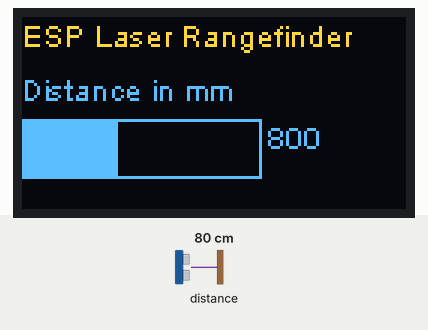
Simulated run of this sketch. Board: ESP8266 (NodeMCU). Parts: 128×64 one-colour display. Inputs (shaded band) come from the test bench; at power-on: distance to the obstacle 80 cm. The OLED is the two-colour kind (top 16 rows yellow); what the sketch prints to the serial monitor is not drawn.

Above: at 1.7 s.
1.8 s: distance to the obstacle set to 2 cm
At 2.8 s:
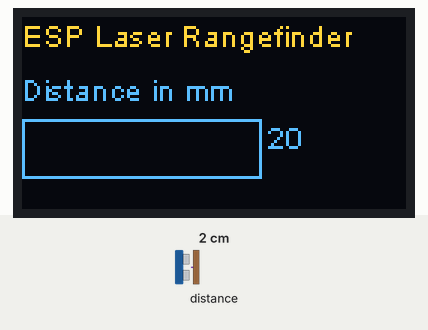
3.7 s: distance to the obstacle set to 4 cm
At 4.4 s:
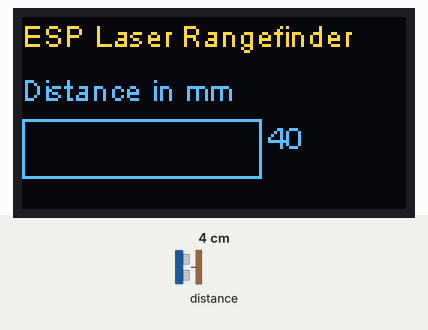
5.3 s: distance to the obstacle set to 9 cm
At 5.9 s:
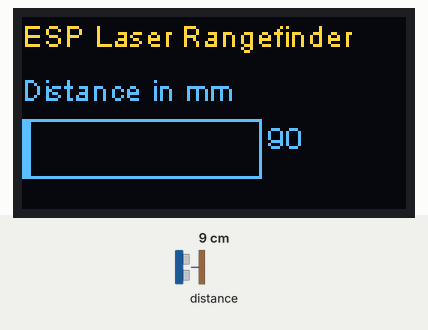
Timing chart, 0 to 8.3 s (numbered marks = the images above; inputs shaded):
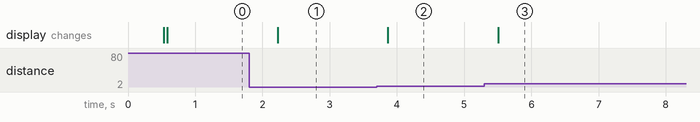

Measured:
- after the input at 1.8 s, the display: changes after 0.42 s (image 1)
- after the input at 3.7 s, the display: changes after 0.17 s (image 2)
- after the input at 5.3 s, the display: changes after 0.21 s (image 3)

The sketch:

IOT-lRdistance.ino
```cpp
/* This demonstrates the IR distance sensor the , mounted on module.
 * Laser rangefinder library from https://github.com/pololu/vl53l0x-arduino
 * The library for the oled display is available at https://github.com/squix78/esp8266-oled-ssd1306
 * Both the sensor module and the display are connected to the NodeMCU via the I2C bus
 * To be able to shutdown the laser module,GPIO14/D5 is connected to the XSHUT connection on the module
 * 13/12/17
 */

#include "SSD1306.h"                             // library for display
#include <Wire.h>                                // I2C library
#include <VL53L0X.h>                             // laser ranefinder library

//I2C connections
#define SDA 0                                    // GPIO0 / D3
#define SCL 2                                    // GPIO2 / D4

//laser rangefinder
VL53L0X sensor;                                  // create an instance of a laser rangefinder

#define maxDistance 2000                         // maximum distance for display
#define sensorXSHUT 14                           // sensor shut down pin connected to D5/GPIO14
const boolean ON = HIGH;
const boolean OFF = LOW;

void switchLaserRangefinder(boolean state){
// this is only used to switch the display on in this sketch but for low power applications it can be
// used to switch the VL53L0X OFF
  pinMode(sensorXSHUT, OUTPUT);
  digitalWrite(sensorXSHUT, state);
  if (state == ON) {
    Serial.println("Laser Rangefinder powered up");
  }
  else {
    Serial.println("Laser Rangefinder powered down");
  }
  delay(300);
}

void setupLaserRangefinder() {                   // configuration taken from Pololu example
  switchLaserRangefinder(ON);
  sensor.init();
  sensor.setTimeout(500);
  // lower the return signal rate limit (default is 0.25 MCPS)
  sensor.setSignalRateLimit(0.1);
  // increase laser pulse periods (defaults are 14 and 10 PCLKs)
  sensor.setVcselPulsePeriod(VL53L0X::VcselPeriodPreRange, 18);
  sensor.setVcselPulsePeriod(VL53L0X::VcselPeriodFinalRange, 14);
  // increase timing budget to 200 ms
  sensor.setMeasurementTimingBudget(200000);
  Serial.println("Laser range finder configured");
}

//OLED display
#define I2Caddress 0x3c                          // address of the display

SSD1306 display(I2Caddress, SDA, SCL);           // create a instance of an OLED display

void setupOLEDdisplay() {
  display.init();                                // initialise the oled display
  display.flipScreenVertically();                // gives orientation the same as the pin labels
  display.setFont(ArialMT_Plain_10);             // set the font type and size
}

void setup() {
  Serial.begin(115200);
  Serial.println();
  Serial.println("Starting");
  delay(20);
  Wire.begin(SDA, SCL);                          // setup the I2C interface
  setupLaserRangefinder();
  delay(200);
  setupOLEDdisplay();
}
// end of setup


// prepare the graphics display to show a bar representing the distance the target is from the sensor
// function to fill in the bar up to the current reading (value)
int width=80;                                    // size of bar in display units
int height=20;                                   // height of bar in display units


void drawBar(int x, int y, int w, int h, int value) {
  float posReal;                                 // needed to calculate the width of the bar to fill in
  int posInt;                                    // converts the real width to an integer one

  display.drawRect(x, y, w, h);                  // draw the outline box
  posReal= 1.0*value*width/maxDistance;          // 1.0* needed to force real arithmetic
  posInt=posReal;
  display.fillRect(x, y, posInt, h);             // fill int the bar to the value indicated
  display.drawString(x+w+2,y,String(value));     // print the value at the end of the bar
}

// variable for main loop
long reading;

void loop() {
  display.clear();                               // remove the last image displayed
  // start assembling the image
  // x goes from 0 - 127, left to right
  // y goes from 0 - 63, top to bottom
  // insert the title
  display.drawString(0,0,"ESP Laser Rangefinder");
  display.drawString(0,18, "Distance in mm");    // add the bar name
  do {                                           // repeat until valid reading obtained
    reading = sensor.readRangeSingleMillimeters();
  } while (reading > 5000);                     // occaisonally 8190 = 0x1FFE is returned, no documentation on error codes
                                                // though the fact that they exist is mentioned in datasheet
  Serial.print("Reading / mm - ");
  Serial.println(reading);
  if (sensor.timeoutOccurred()) { Serial.print(" TIMEOUT"); }
  drawBar(0,34,width,height,reading);            // add the bar
  display.display();                             // transfer the assembled image to the display
  delay(500);
}
```
